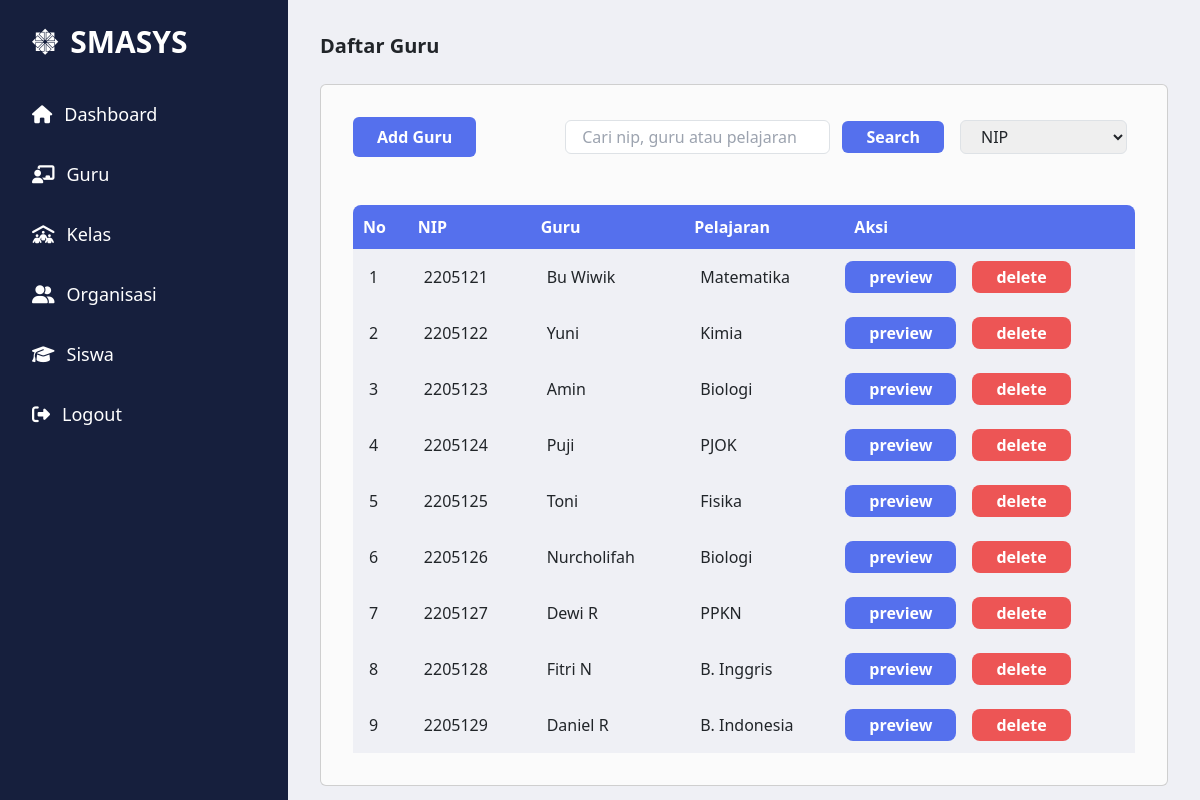
/public/pelajaran/index (signed in), run on the app's committed database.
### tables this page shows
CREATE TABLE `pelajaran` (
  `id` int(11) NOT NULL,
  `nama` varchar(100) NOT NULL,
  `nip` varchar(200) NOT NULL,
  `guru` varchar(100) NOT NULL
);

### app/core/Controller.php (called while the page is built, shortened)
<?php
class Controller
{
    public function view($view, $data = [])
    {
        require_once '../app/views/' . $view . '.php';
    }
    public function model($model)
    {
        return new $model;
    }
}

### app/controllers/Pelajaran.php (called while the page is built, shortened)
<?php
class Pelajaran extends Controller
{
    public function index()
    {
        $data['title'] = 'SMASYS | Guru';
        $data['is_pelajaran'] = true;
        $data['sort_type'] = isset($_POST['sort_type']) ? $_POST['sort_type'] : '';
        $data['keyword'] = isset($_POST['keyword']) ? $_POST['keyword'] : '';
        if ($data['sort_type'] == 'nip') {
            $data['pelajarans'] = $this->model('PelajaranModel')->sortPelajaranByNip();
        } else if ($data['sort_type'] == 'guru') {
            $data['pelajarans'] = $this->model('PelajaranModel')->sortPelajaranByGuru();
        } else if ($data['sort_type'] == 'name') {
            $data['pelajarans'] = $this->model('PelajaranModel')->sortPelajaranByName();
        }
        else {
            $data['pelajarans'] = $this->model('PelajaranModel')->searchPelajaran($data['keyword']);
        }
        $this->view('pelajaran/index', $data);
    }
}

### app/core/App.php (called while the page is built, shortened)
<?php
class App
{
    protected $method = 'index';
    protected $params = [];
    public function __construct()
    {
        $url = $this->parseUrl();
        if (isset($url[0])) {
            if (file_exists('../app/controllers/' . $url[0] . '.php')) {
                unset($url[0]);
            }
        }
        $this->controller = new $this->controller;
        if (isset($url[1])) {
            if (method_exists($this->controller, $url[1])) {
                $this->method = $url[1];
            }
        }
        call_user_func_array([$this->controller, $this->method], $this->params);
    }
    public function parseUrl()
    {
        if (isset($_GET['url'])) {
            $url = rtrim($_GET['url'], '/');
            $url = filter_var($url, FILTER_SANITIZE_URL);
            $url = explode('/', $url);
            return $url;
        }
        return ['HomeController', 'index'];
    }
}

### public/index.php (called while the page is built, shortened)
<?php
$app = new App;

### app/core/Database.php (called while the page is built, shortened)
<?php
class Database
{
    private $host = DB_HOST;
    private $user = DB_USER;
    private $pass = DB_PASS;
    private $db_name = DB_NAME;
    private $dbh;
    private $stmt;
    public function __construct()
    {
        $dsn = 'mysql:host=' . $this->host . ';dbname=' . $this->db_name;
        try {
            $this->dbh = new PDO($dsn, $this->user, $this->pass);
        } catch (PDOException $e) {
            die($e->getMessage());
        }
    }
    public function query($query)
    {
        $this->stmt = $this->dbh->prepare($query);
    }
    public function bind($param, $value, $type = null)
    {
        if (is_null($type)) {
            switch (true) {
                default:
                    $type = PDO::PARAM_STR;
            }
        }
        $this->stmt->bindValue($param, $value, $type);
    }
    public function execute()
    {
        $this->stmt->execute();
    }
    public function resultSet()
    {
        $this->execute();
        return $this->stmt->fetchAll(PDO::FETCH_ASSOC);
    }
}

### app/models/PelajaranModel.php (called while the page is built, shortened)
<?php
class PelajaranModel {
    private $table = 'pelajaran';
    private $db;
    public function __construct() {
        $this->db = new Database();
    }
    public function searchPelajaran($keyword) {
        $this->db->query("SELECT * FROM " . $this->table . " WHERE nama LIKE :keyword OR guru LIKE :keyword");
        $this->db->bind('keyword', "%" . $keyword . "%");
        return $this->db->resultSet();
    }
}

### app/views/pelajaran/index.php (the view, shortened to what this page needs)
<div class="flex-1 p-8">
    <h1 class="text-xl font-bold mb-4">Daftar Guru</h1>
    <div class="card p-8 bg-[#fbfbfb]">
        <div class="flex justify-between items-center mb-4">
            <a href="<?= BASEURL ?>/pelajaran/add"
                class="text-white text-md font-semibold rounded-md px-6 py-2 bg-[#5570ed] hover:bg-[#3c51b1] duration-200">Add
                Guru</a>
            <div class="flex items-center">
                <form action="<?= BASEURL ?>/pelajaran/index" method="post">
                    <input type="text" name="keyword" placeholder="Cari nip, guru atau pelajaran"
                        value="<?= isset($data['keyword']) ? $data['keyword'] : '' ?>"
                        class="border border-gray-300 px-3 py-1 rounded-md mr-2">
                    <button type="submit"
                        class="text-white font-semibold rounded-md px-4 py-1 bg-[#5570ed] hover:bg-[#3c51b1] duration-200">Search</button>
                </form>
                <form action="<?= BASEURL ?>/pelajaran/index" method="post" id="form-sorting">
                    <select name="sort_type" class="ml-4 border border-gray-300 px-3 py-1 rounded-md mr-2" onchange="$('#form-sorting').submit();">
                        <option value="nip" <?= isset($data['sort_type']) && $data['sort_type'] == 'nip' ? 'selected' : '' ?>>NIP</option>
                    </select>
                </form>
            </div>
        </div>
        <table class="mt-4 min-w-full overflow-hidden rounded-t-lg">
            <thead class="text-md bg-[#5570ed]">
                <tr>
                    <th class="p-2.5 text-white">No</th>
                    <th class="p-2.5 text-white">NIP</th>
                    <th class="p-2.5 text-white">Guru</th>
                    <th class="p-2.5 text-white">Pelajaran</th>
                    <th class="p-2.5 text-white">Aksi</th>
                </tr>
            </thead>
            <tbody class="table-auto">
                <?php
                foreach ($data['pelajarans'] as $index => $pelajaran) {
                    echo "<tr class='bg-[#eff0f5]'>";
                    echo "<td class='p-3'>" . ($index + 1) . "</td>";
                    echo "<td class='p-3'>" . $pelajaran['nip'] . "</td>";
                    echo "<td class='p-3'>" . $pelajaran['guru'] . "</td>";
                    echo "<td class='p-3'>" . $pelajaran['nama'] . "</td>";
                    echo "<td class='h-full w-min'>" .
                        "<div class='flex gap-3'>" .
                        "<a href='" . BASEURL . "/pelajaran/detail/" . $pelajaran['id'] . "' class='text-white font-semibold px-4 py-1 bg-[#5570ed] hover:bg-[#3c51b1] duration-200 rounded-lg'>preview</a>" .
                        "<a href='" . BASEURL . "/pelajaran/delete/" . $pelajaran['id'] . "' class='text-white font-semibold px-4 py-1 bg-[#ED5555] hover:bg-[#9e3939] duration-200 rounded-lg'>delete</a>" .
                        "</div>" .
                        "</td>";
                    echo "</tr>";
                }
                ?>
            </tbody>
        </table>
    </div>
</div>

### data on the page
pelajaran: nip "2205121", guru "Bu Wiwik", nama "Matematika"
pelajaran: nip "2205122", guru "Yuni", nama "Kimia"
pelajaran: nip "2205123", guru "Amin", nama "Biologi"
pelajaran: nip "2205124", guru "Puji", nama "PJOK"
pelajaran: nip "2205125", guru "Toni", nama "Fisika"
pelajaran: nip "2205126", guru "Nurcholifah", nama "Biologi"
pelajaran: nip "2205127", guru "Dewi R", nama "PPKN"
pelajaran: nip "2205128", guru "Fitri N", nama "B. Inggris"
pelajaran: nip "2205129", guru "Daniel R", nama "B. Indonesia"
